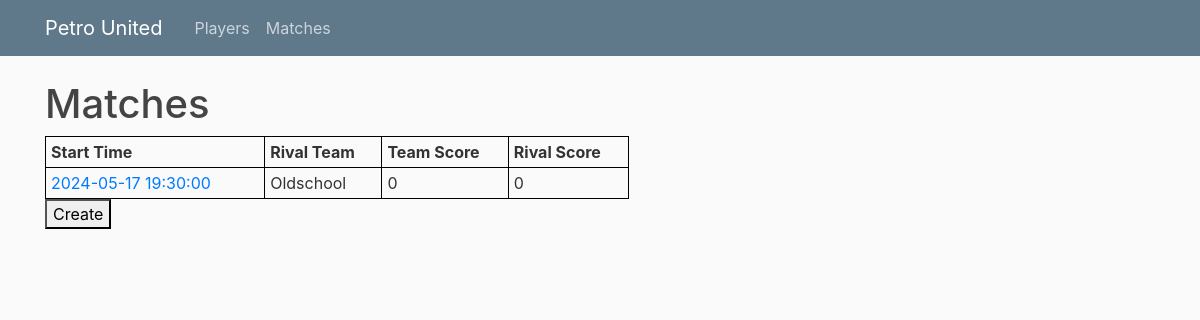
Screenshot of /matches with the database file from the repository.
### main/models.py (models this page shows, shortened)
class Match(Base):
    __tablename__ = "match"
    match_id = Column(Integer, unique=True, nullable=False, primary_key=True)
    start_time = Column(DateTime, nullable=False)
    rival_team = Column(String, nullable=False)
    team_score = Column(Integer, nullable=False, default=0)
    rival_score = Column(Integer, nullable=False, default=0)
    statistics = relationship("Statistic", back_populates="match")
    highlights = relationship("Highlight", back_populates="match")

### main/routes.py (the view)
@app.route("/matches", methods = ["POST", "GET"])
def matches_page():
    session = Session()
    matches = session.query(Match).all()
    return render_template("matches.html", matches = matches, title = "Matches")

### main/templates/matches.html (shortened to what this page needs)
    {% extends "layout.html" %}
    {% block content %}
        <h1>Matches</h1>
        <table id="myTable">
        <thead>
            <tr>
            <th>Start Time</th>
            <th>Rival Team</th>
            <th>Team Score</th>
            <th>Rival Score</th>
            </tr>
        </thead>
        <tbody>
        {% for match in matches %}
            <tr>
            <td><a class="mr-2" href="{{ url_for('match_page', match_id = match.match_id ) }}">{{ match.start_time.strftime("%Y-%m-%d %H:%M:%S") }}</a></td>
            <td>{{ match.rival_team }}</td>
            <td>{{ match.team_score }}</td>
            <td>{{ match.rival_score }}</td>
            </tr>
        {% endfor %}
        </tbody>
        </table>
        <div class="form-group">
            <a href="{{ url_for("create_match") }}">
                <button>Create</button>
            </a>
        </div>
    {% endblock content %}

### main/static/main.css (style rules this page uses)
body { background: #fafafa; color: #333333; margin-top: 5rem; }
h1, h2, h3, h4, h5, h6 { color: #444444; }

### main/templates/matches.html (style rules this page uses)
table { border: 1px solid black; width: 80%; border-collapse: collapse; }
th, td { border: 1px solid black; padding: 5px; white-space: nowrap; }

### rows the page displays
Match: start_time "2024-05-17 19:30:00", rival_team "Oldschool", team_score "0", rival_score "0"
